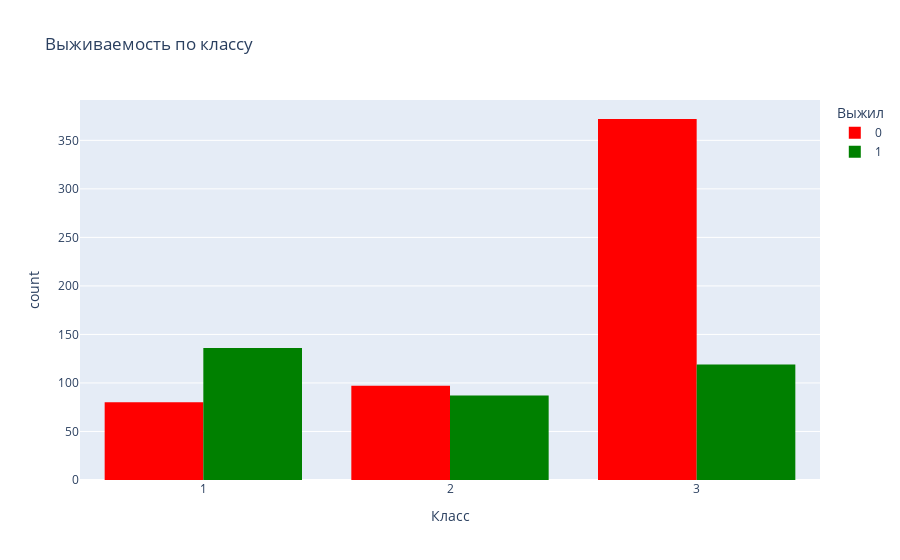

Write notebook code for a chart like this one.
### Code cell
class_survival = pd.crosstab(df['Pclass'], df['Survived'])
class_survival_percentage = pd.crosstab(df['Pclass'], df['Survived'], normalize='index') * 100

print("Выживаемость по классу:")
print(class_survival)
print("\nПроцент выживаемости по классу:")
print(class_survival_percentage)


fig = px.histogram(df, x='Pclass', color='Survived', barmode='group',
                   title='Выживаемость по классу',
                   labels={'Survived': 'Выжил', 'Pclass': 'Класс'},
                   color_discrete_sequence=['red', 'green'])
fig.update_layout(bargap=0.2)
fig.show()

### Figure 1 — Plotly figure (JSON) as saved in the notebook; plotly's stock layout.template omitted (floating-point values rounded to 4 significant figures; data arrays with more than 128 entries replaced by an {"elided": "..."} marker saying what was removed)
{"data": [{"alignmentgroup": "True", "bingroup": "x", "hovertemplate": "Выжил=0<br>Класс=%{x}<br>count=%{y}<extra></extra>", "legendgroup": "0", "marker": {"color": "red", "pattern": {"shape": ""}}, "name": "0", "offsetgroup": "0", "orientation": "v", "showlegend": true, "type": "histogram", "x": {"elided": "549 int values"}, "xaxis": "x", "yaxis": "y"}, {"alignmentgroup": "True", "bingroup": "x", "hovertemplate": "Выжил=1<br>Класс=%{x}<br>count=%{y}<extra></extra>", "legendgroup": "1", "marker": {"color": "green", "pattern": {"shape": ""}}, "name": "1", "offsetgroup": "1", "orientation": "v", "showlegend": true, "type": "histogram", "x": {"elided": "342 int values"}, "xaxis": "x", "yaxis": "y"}], "layout": {"bargap": 0.2, "barmode": "group", "legend": {"title": {"text": "Выжил"}, "tracegroupgap": 0}, "title": {"text": "Выживаемость по классу"}, "xaxis": {"anchor": "y", "domain": [0, 1], "title": {"text": "Класс"}}, "yaxis": {"anchor": "x", "domain": [0, 1], "title": {"text": "count"}}}}
